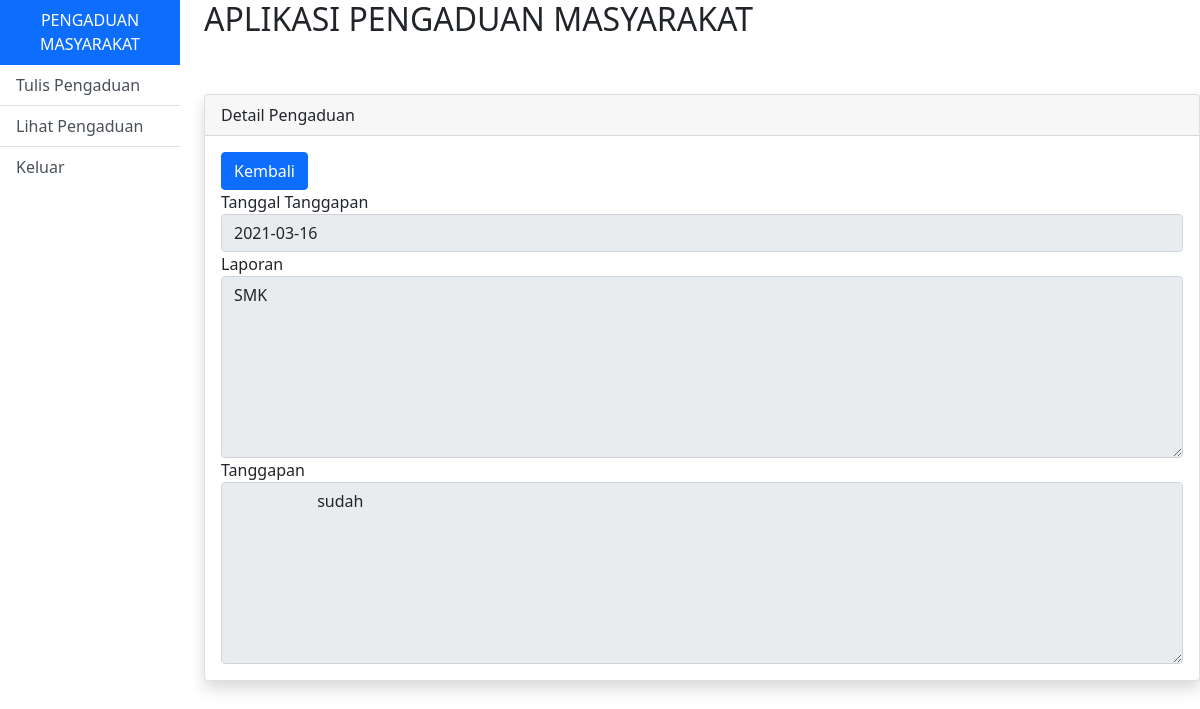
The page /project/lihat_tanggapan.php?id=9 on the database its author committed.
### tables this page shows
CREATE TABLE `tanggapan` (
  `id_tanggapan` int(11) NOT NULL,
  `id_pengaduan` int(11) NOT NULL,
  `tgl_tanggapan` date NOT NULL,
  `tanggapan` text NOT NULL,
  `id_petugas` int(11) NOT NULL
);

CREATE TABLE `pengaduan` (
  `id_pengaduan` int(12) NOT NULL,
  `tgl_pengaduan` date NOT NULL,
  `nik` char(16) NOT NULL,
  `isi_laporan` text NOT NULL,
  `foto` varchar(255) NOT NULL,
  `status` enum('0','proses','selesai') NOT NULL
);

### project/lihat_tanggapan.php (the view, shortened to what this page needs)
<!DOCTYPE html>
<html lang="en">
<head>
    <link href="css/bootstrap.css" rel="stylesheet">
</head>
<body>
  <div class="row">
            <div class="col-md-2">
                <div class="list-group-flush">
                  <a href="masyarakat.php" class="list-group-item list-group-item-action active text-center" >
                    PENGADUAN MASYARAKAT
                   </a>
                    <a href="tulis_pengaduan.php" class="list-group-item list-group-item-action">
                     Tulis Pengaduan
                    </a>
                    <a href="lihat_pengaduan.php" class="list-group-item list-group-item-action">
                    Lihat Pengaduan</a>
                    <a href="logout.php" class="list-group-item list-group-item-action">
                    Keluar</a>
                </div>
            </div>
            <div class="col-md-10">
            <h2>APLIKASI PENGADUAN MASYARAKAT</h2>
           <br><br>
            <div class="card shadow">
            <div class="card-header">
            Detail Pengaduan
            </div>
            <div class="card-body">
            <div>
            <a href="lihat_pengaduan.php" class="btn btn-primary">
            Kembali
            </a>
            </div>
            <form action="" method="post" enctype="multipart/form-data">
                <?php
                $koneksi = mysqli_connect("localhost","root","","latihan_ukk") or die (mysqli_connect_error());
                $sql=mysqli_query($koneksi,"select * from pengaduan, tanggapan where tanggapan.id_pengaduan='$_GET[id]' and tanggapan.id_pengaduan=pengaduan.id_pengaduan");
                $cek=mysqli_num_rows($sql);
                if ($cek<1)
                {
                    echo "<font color='red'>Mohon bersabar pengaduan belum ditanggapi</font>";
                }
                else
                {
                    if ($data=mysqli_fetch_array($sql))
                    {
                ?>
                <div>
                Tanggal Tanggapan
                <input type="text" name="tgl_pengaduan" value="<?php echo $data['tgl_tanggapan']; ?>" class="form-control" readonly>
                </div>
                <div>
                Laporan
                <textarea class="form-control" rows="7" name="isi_laporan" readonly=""><?php echo $data['isi_laporan']; ?>
                </textarea>
                </div>
                <div>
                Tanggapan
                <textarea class="form-control" rows="7" name="tanggapan" readonly=""><?php echo $data['tanggapan']; ?>
                </textarea>
                </div>
                <?php } } ?>
            </form>
            </div>
        </div>
</body>
</html>

### rows shown on the page
tanggapan: tgl_pengaduan "2021-03-16", isi_laporan "SMK", tanggapan "sudah"
